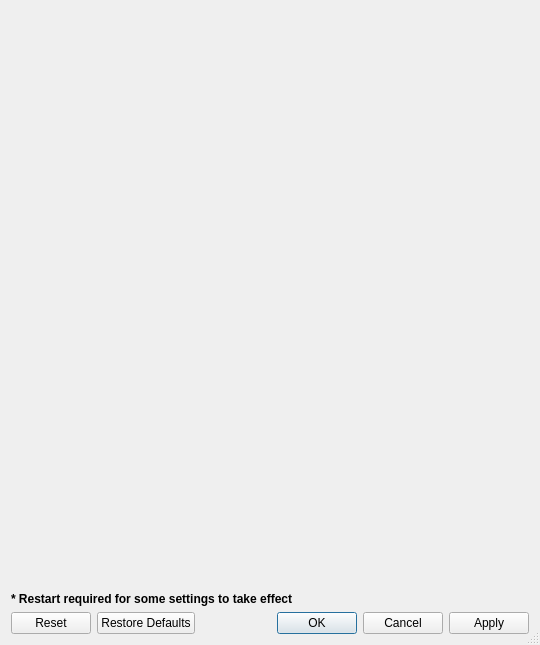
<?xml version="1.0" encoding="UTF-8"?>
<ui version="4.0">
 <class>SettingsDialog</class>
 <widget class="QDialog" name="SettingsDialog">
  <property name="geometry">
   <rect>
    <x>0</x>
    <y>0</y>
    <width>540</width>
    <height>645</height>
   </rect>
  </property>
  <property name="windowTitle">
   <string>Settings</string>
  </property>
  <property name="sizeGripEnabled">
   <bool>true</bool>
  </property>
  <layout class="QVBoxLayout" name="verticalLayout">
   <item>
    <widget class="QTabBar" name="tabBar" native="true">
     <property name="sizePolicy">
      <sizepolicy hsizetype="Expanding" vsizetype="Preferred">
       <horstretch>0</horstretch>
       <verstretch>0</verstretch>
      </sizepolicy>
     </property>
    </widget>
   </item>
   <item>
    <layout class="QHBoxLayout" name="SearchBoxLayout">
     <property name="spacing">
      <number>2</number>
     </property>
     <item>
      <widget class="pqSearchBox" name="SearchBox" native="true">
       <property name="settingKey" stdset="0">
        <string notr="true">pqSettingsDialog/showAdvancedProperties</string>
       </property>
       <property name="advancedSearchEnabled" stdset="0">
        <bool>true</bool>
       </property>
      </widget>
     </item>
    </layout>
   </item>
   <item>
    <widget class="QStackedWidget" name="stackedWidget">
     <property name="frameShape">
      <enum>QFrame::NoFrame</enum>
     </property>
     <property name="currentIndex">
      <number>0</number>
     </property>
     <widget class="QWidget" name="page"/>
     <widget class="QWidget" name="page_2"/>
    </widget>
   </item>
   <item>
    <widget class="QLabel" name="restartRequiredLabel">
     <property name="font">
      <font>
       <weight>75</weight>
       <bold>true</bold>
      </font>
     </property>
     <property name="text">
      <string>* Restart required for some settings to take effect</string>
     </property>
     <property name="wordWrap">
      <bool>true</bool>
     </property>
    </widget>
   </item>
   <item>
    <widget class="QDialogButtonBox" name="buttonBox">
     <property name="orientation">
      <enum>Qt::Horizontal</enum>
     </property>
     <property name="standardButtons">
      <set>QDialogButtonBox::Apply|QDialogButtonBox::Cancel|QDialogButtonBox::Ok|QDialogButtonBox::Reset|QDialogButtonBox::RestoreDefaults</set>
     </property>
     <property name="centerButtons">
      <bool>false</bool>
     </property>
    </widget>
   </item>
  </layout>
 </widget>
 <customwidgets>
  <customwidget>
   <class>QTabBar</class>
   <extends>QWidget</extends>
   <header location="global">QTabBar</header>
   <container>1</container>
  </customwidget>
  <customwidget>
   <class>pqSearchBox</class>
   <extends>QWidget</extends>
   <header>pqSearchBox.h</header>
   <container>1</container>
  </customwidget>
 </customwidgets>
 <resources>
  <include location="../pqComponents.qrc"/>
 </resources>
 <connections>
  <connection>
   <sender>buttonBox</sender>
   <signal>accepted()</signal>
   <receiver>SettingsDialog</receiver>
   <slot>accept()</slot>
   <hints>
    <hint type="sourcelabel">
     <x>248</x>
     <y>254</y>
    </hint>
    <hint type="destinationlabel">
     <x>157</x>
     <y>274</y>
    </hint>
   </hints>
  </connection>
  <connection>
   <sender>buttonBox</sender>
   <signal>rejected()</signal>
   <receiver>SettingsDialog</receiver>
   <slot>reject()</slot>
   <hints>
    <hint type="sourcelabel">
     <x>316</x>
     <y>260</y>
    </hint>
    <hint type="destinationlabel">
     <x>286</x>
     <y>274</y>
    </hint>
   </hints>
  </connection>
 </connections>
</ui>
